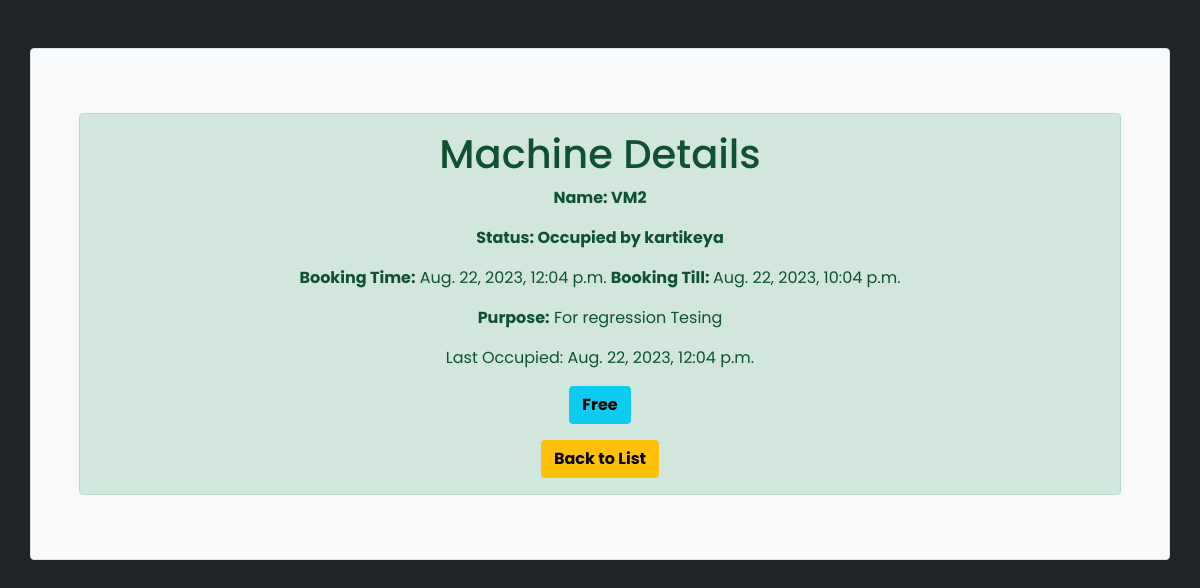
/2/ (signed in), run on the app's committed database.
### machines/models.py (models this page shows, shortened)
class Machine(models.Model):
    name = models.CharField(max_length=100)
    discription = models.TextField(null=True, max_length=500)
    user = models.ForeignKey(User, on_delete=models.SET_NULL, null=True, blank=True)
    start_time = models.DateTimeField(null=True, blank=True)
    end_time = models.DateTimeField(null=True, blank=True)
    timestamp = models.DateTimeField(auto_now=True)
    status = models.BooleanField(default=True)  # True for free, False for occupied
    purpose = models.TextField(blank=True)

### machines/views.py (the view)
# urls.py: path('<int:machine_id>/', views.machine_detail, name='machine_detail'),
@login_required
def machine_detail(request, machine_id):
    machine = get_object_or_404(Machine, pk=machine_id)
    user_can_free = request.user.is_authenticated
    user_active_booking = None
    if user_can_free:
        user_active_booking = Booking.objects.filter(machine=machine, user=request.user, end_time__gte=timezone.now()).first()
    context = {
        'machine': machine,
        'user_can_free': user_can_free,
        'user_has_active_booking': user_active_booking is not None,
        'user_active_booking': user_active_booking,
    }
    return render(request, 'machines/machine_detail.html', context)

### machines/templates/machines/machine_detail.html (shortened to what this page needs)
<html>
<head>
     <link href="https://cdn.jsdelivr.net/npm/bootstrap@5.0.2/dist/css/bootstrap.min.css" rel="stylesheet"
>
    <link rel="stylesheet" href="https://cdnjs.cloudflare.com/ajax/libs/font-awesome/6.4.2/css/all.min.css" />
</head>
<body class="bg-dark">
<div class="container mt-5 p-5 border rounded bg-light">
     <div class="mb-3 mt-3">
          <div class="alert alert-success text-center mb-3 ">
              {% block content %}
<h1>Machine Details</h1>
<p><b>Name: {{ machine.name }}</b></p>
<p><b>Status: {% if machine.status %} Free {% else %} </b><b>Occupied by </b> <b>{{ machine.user }}</b> {% endif %}</p>
{% if machine.status == False %}
    <p><b>Booking Time:</b> {{ machine.start_time }} <b>Booking Till: </b> {{ machine.end_time}} </p>
    <p><b>Purpose:</b> {{machine.purpose}}</p>
{% endif %}
<p>Last Occupied: {{ machine.timestamp }}</p>
{% if machine.status == False %}
    {% if user_can_free %}
        <p><a href="{% url 'unbook_machine' machine.id %}" class="btn btn-info"><b>Free</b></a></p>
    {% endif %}
{% endif %}
<a href="{% url 'machine_list' %}" class="btn btn-warning"><b>Back to List<b></b></a>
{% endblock %}
     </div>
     </div>
</div>
</body>
</html>

### machines/templates/machines/machine_detail.html (style rules this page uses)
* { font-family: 'Poppins', sans-serif; }

### data on the page
Machine: name "VM2", user "kartikeya", start_time "Aug. 22, 2023, 12:04 p.m.", end_time "Aug. 22, 2023, 10:04 p.m.", purpose "For regression Tesing", timestamp "Aug. 22, 2023, 12:04 p.m."
